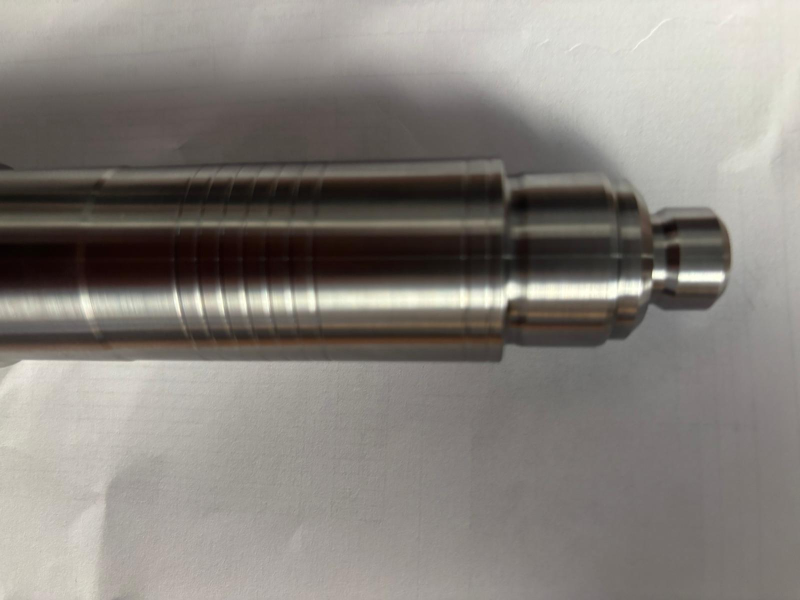
#> input picture uploads/23936ace4b6b4af680ef7d87af7ab1eb.jpg, 1600 x 1200 px (shown at 1/2 size)
$ python -i profile_extractor.py   (imports and definitions only)
#> lines starting #> are read from the running program, lines starting #| are printed output that depends on the picture; after the words box and inside, x2 and y2 are one past the last pixel; in counts of white or black regions, pixels touching at a corner belong together
#> further down, picture is the input picture: shape (1200, 1600, 3); mean B, G, R 124.7, 130.1, 134.8
"""
CNC Parça Ölçüm Sistemi — Profil Çıkarıcı
Parçanın silüetinden profil verisi (üst/alt kenar, çap profili) çıkarır.
"""

import cv2
import numpy as np
import scipy.ndimage as ndimage
import scipy.signal as signal
from typing import Dict, List, Tuple, Optional


def _subpixel_edge_1d(gray_col: np.ndarray, y: int, search_window: int = 3) -> float:
    """1D gradyan tabanlı parabolik interpolasyon ile alt-piksel (sub-pixel) kenar tespiti."""
    h = len(gray_col)
    if y < search_window + 1 or y >= h - search_window - 2:
        return float(y)

    # Arama penceresi içindeki gradyanları hesapla (mutlak değer)
    grads = []
    y_vals = range(y - search_window, y + search_window + 1)
    for i in y_vals:
        # Merkezi fark (Central difference)
        g = abs(float(gray_col[i+1]) - float(gray_col[i-1]))
        grads.append(g)

    max_idx = int(np.argmax(grads))
    best_y = y_vals[max_idx]

    # Sınırlara çok yakınsa interpolasyon yapma
    if max_idx == 0 or max_idx == len(grads) - 1:
        return float(best_y)

    g_minus = grads[max_idx - 1]
    g_zero = grads[max_idx]
    g_plus = grads[max_idx + 1]

    denom = g_minus - 2 * g_zero + g_plus
    if denom == 0:
        return float(best_y)

    delta = 0.5 * (g_minus - g_plus) / denom
    delta = max(-1.0, min(1.0, delta))

    return float(best_y) + delta


def _remove_outliers(edge_array: List[Optional[float]], window: int = 11, threshold: float = 2.0) -> List[Optional[float]]:
    """
    Komşu piksellere göre çok sapan (outlier) noktaları temizler.
    Median filtreden farkı: Sadece sapan noktaları değiştirir, diğerlerini korur.
    """
    if not edge_array or len(edge_array) < window:
        return edge_array

    result = list(edge_array)
    arr = np.array([x if x is not None else np.nan for x in edge_array], dtype=float)

    for i in range(len(arr)):
        if np.isnan(arr[i]):
            continue

        # Pencere sınırlarını belirle
        start = max(0, i - window // 2)
        end = min(len(arr), i + window // 2 + 1)

        # Komşuların medyanını bul
        neighbor_slice = arr[start:end]
        valid_neighbors = neighbor_slice[~np.isnan(neighbor_slice)]

        if len(valid_neighbors) < 3:
            continue

        med = np.median(valid_neighbors)

        # Eğer noktada büyük sapma varsa medyan ile değiştir (outlier temizliği)
        if abs(arr[i] - med) > threshold:
            result[i] = float(med)

    return result


def _savitzky_golay_smooth(edge_array: List[Optional[float]], window: int = 15, polyorder: int = 2) -> List[Optional[float]]:
    """
    Savitzky-Golay filtresi ile kenar profilini yumuşatır.
    Fiziksel geometriyi (köşeleri) Gaussian'dan daha iyi korur.
    """
    if not edge_array or len(edge_array) < window:
        return edge_array

    mask = [x is not None for x in edge_array]
    vals = np.array([x if x is not None else 0 for x in edge_array], dtype=float)

    # None değerleri civarındaki verilerle doldur (polinom fit için sürekli dizi lazım)
    # Basit bir interpolasyon (pad)
    for i in range(len(vals)):
        if not mask[i]:
            # En yakın geçerli değeri bul
            left = i - 1
            while left >= 0 and not mask[left]: left -= 1
            right = i + 1
            while right < len(vals) and not mask[right]: right += 1

            if left >= 0 and right < len(vals):
                vals[i] = (vals[left] + vals[right]) / 2.0
            elif left >= 0:
                vals[i] = vals[left]
            elif right < len(vals):
                vals[i] = vals[right]

    # Savitzky-Golay (hassas geometrik yumuşatma)
    window_choice = int(window)
    if window_choice % 2 == 0: window_choice += 1
    if window_choice >= len(vals): window_choice = len(vals) if len(vals) % 2 == 1 else len(vals) - 1

    if window_choice < 5: return edge_array

    smoothed = signal.savgol_filter(vals, window_choice, polyorder)

    result = []
    for i, exists in enumerate(mask):
        result.append(float(smoothed[i]) if exists else None)

    return result


def edge_stabilize(edge_array: List[Optional[float]]) -> List[Optional[float]]:
    """
    Stabilizasyon katmanı: Median + Outlier Temizliği + Savitzky-Golay
    Ani sıçramaları (jitter) ve gürültüyü ciddi oranda azaltır.
    """
    if not edge_array or len(edge_array) < 10:
        return edge_array

    # 1. Ham median filtre (kaba gürültü)
    mask = [x is not None for x in edge_array]
    clean_vals = np.array([x if x is not None else 0 for x in edge_array], dtype=float)
    med_smoothed = ndimage.median_filter(clean_vals, size=7)

    # None'ları geri koy
    stage1 = [float(med_smoothed[i]) if mask[i] else None for i in range(len(edge_array))]

    # 2. Outlier Temizliği (medyandan aşırı sapanları buda)
    stage2 = _remove_outliers(stage1, window=11, threshold=1.5)

    # 3. Savitzky-Golay (hassas geometrik yumuşatma)
    stage3 = _savitzky_golay_smooth(stage2, window=15, polyorder=2)

    return stage3


def extract_profile(image: np.ndarray, params: Optional[Dict] = None) -> Dict:
    """
    Görüntüdeki silindirik parçanın profilini çıkarır.

    Adımlar:
    1. Gri tonlama + Gaussian blur
    2. Otsu threshold ile binary maske
    3. Morfolojik temizleme
    4. En büyük konturu bul (parça)
    5. Her x koordinatında üst ve alt kenarı bul
    6. Çap profili oluştur

    Returns:
        Dict: {
            "top_edge": [...],      # Her x için üst kenar y değeri
            "bottom_edge": [...],   # Her x için alt kenar y değeri
            "diameter_px": [...],   # Her x için çap (piksel)
            "center_y": [...],      # Her x için merkez y
            "x_start": int,         # Profilin başladığı x
            "x_end": int,           # Profilin bittiği x
            "contour": np.ndarray,  # Ana kontur
            "mask": np.ndarray,     # Binary maske
        }
    """
    params = params or {}
    blur_ksize = params.get("blur_ksize", 7)  # Gürültüye karşı varsayılan blur'u artırdık
    morph_ksize = params.get("morph_ksize", 7) # Sınırların daha iyi birleşmesi için artırıldı
    min_contour_area = params.get("min_contour_area", 5000)

    # 1. Gri tonlama ve parlaklık analizi
    if len(image.shape) == 3:
        gray = cv2.cvtColor(image, cv2.COLOR_BGR2GRAY)
    else:
        gray = image.copy()

    mean_brightness = float(np.mean(gray))
#> mean_brightness = 130.9
    is_edge_map = mean_brightness < 40  # Kenar haritası tespit eşiği
#> is_edge_map = False

    if is_edge_map:
        # KENAR HARİTASI MODU (siyah zemin, beyaz çizgiler)
        # KRİTİK FIX: Kalibrasyon (detect_edges) ile AYNI algoritmayı kullanıyoruz
        # Böylece kalibrasyon ve ölçüm tutarlı sonuç verir

        # 1. Kernel boyutu - kalibrasyonla AYNI (morph_ksize + 2 YOK!)
        mk = morph_ksize if morph_ksize % 2 == 1 else morph_ksize + 1

        # 2. Dilate kullan - kalibrasyonla AYNI (GaussianBlur DEĞİL!)
        # app.py:437 ile tutarlı: cv2.dilate(gray, kernel, iterations=1)
        kernel = cv2.getStructuringElement(cv2.MORPH_RECT, (mk, mk))
        binary_dilated = cv2.dilate(gray, kernel, iterations=1)
        _, binary_edges = cv2.threshold(binary_dilated, 20, 255, cv2.THRESH_BINARY)

        # 3. İçi boş (sadece sınırları olan) haritadan solid maske üret
        h, w = binary_edges.shape
        solid_mask = np.zeros_like(binary_edges)
        for x in range(w):
            col = binary_edges[:, x]
            white_idx = np.where(col > 0)[0]
            if len(white_idx) > 0:
                y1 = white_idx[0]
                y2 = white_idx[-1]
                # En az birkaç piksel kalınlığında bir şekilse içini doldur
                if y2 - y1 > 5:
                    solid_mask[y1:y2+1, x] = 255

        # 4. Morfolojik temizleme - kalibrasyonla tutarlı (daha az agresif)
        # iterations=1 kullan (kalibrasyonda morfoloji yok)
        kernel2 = cv2.getStructuringElement(cv2.MORPH_RECT, (mk, mk))
        binary = cv2.morphologyEx(solid_mask, cv2.MORPH_CLOSE, kernel2, iterations=1)
        binary = cv2.morphologyEx(binary, cv2.MORPH_OPEN, kernel2, iterations=1)
    else:
        # NORMAL GÖRÜNTÜ MODU (Otsu Threshold ile solid maske)
        # Kernel boyutunu tek sayı yap - kalibrasyonla tutarlı
        blur_k = blur_ksize if blur_ksize % 2 == 1 else blur_ksize + 1
        mk = morph_ksize if morph_ksize % 2 == 1 else morph_ksize + 1

        blurred = cv2.GaussianBlur(gray, (blur_k, blur_k), 0)
        _, binary = cv2.threshold(blurred, 0, 255, cv2.THRESH_BINARY_INV + cv2.THRESH_OTSU)
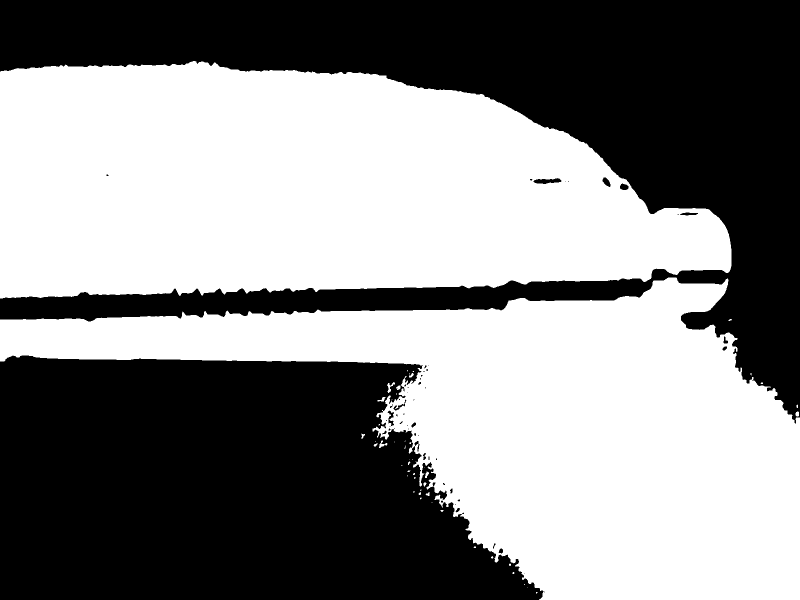
#> binary: shape (1200, 1600) (shown at 1/2 size); 53% white; 54 black regions (36 under 20 px), largest, box (x1, y1, x2, y2) and area: (0, 0, 1600, 847) 474965, (0, 711, 1087, 1200) 425795, (1067, 356, 1123, 368) 419
        kernel = cv2.getStructuringElement(cv2.MORPH_RECT, (mk, mk))
        binary = cv2.morphologyEx(binary, cv2.MORPH_CLOSE, kernel, iterations=2)
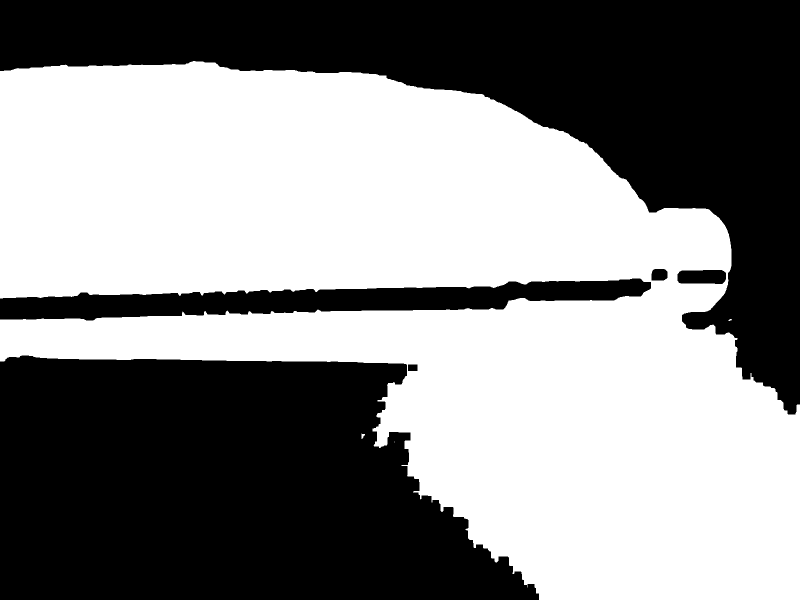
#> binary: shape (1200, 1600) (shown at 1/2 size); 53.5% white; 6 black regions, box (x1, y1, x2, y2) and area: (0, 711, 1078, 1200) 419369, (0, 0, 1600, 829) 413930, (0, 557, 1302, 641) 55648, (1355, 540, 1452, 568) 2495, (1303, 538, 1335, 561) 680, (816, 729, 835, 742) 247
        binary = cv2.morphologyEx(binary, cv2.MORPH_OPEN, kernel, iterations=1)
#> binary: shape (1200, 1600); 53.5% white; 4 black regions, box (x1, y1, x2, y2) and area: (0, 711, 1078, 1200) 420006, (0, 0, 1600, 829) 416618, (0, 557, 1302, 641) 55889, (1303, 538, 1335, 561) 680

        # Parlak/yansımalı yüzeylerde Otsu maskesi üst gövdeyi kaçırabildiği için
        # kenar destek haritası üret: kolon bazında maske çapı bariz kısa kalırsa
        # bu harita ile üst/alt kenarı düzelt.
        edge_blur = cv2.GaussianBlur(gray, (3, 3), 0)
        edge_support = cv2.Canny(edge_blur, 40, 120)
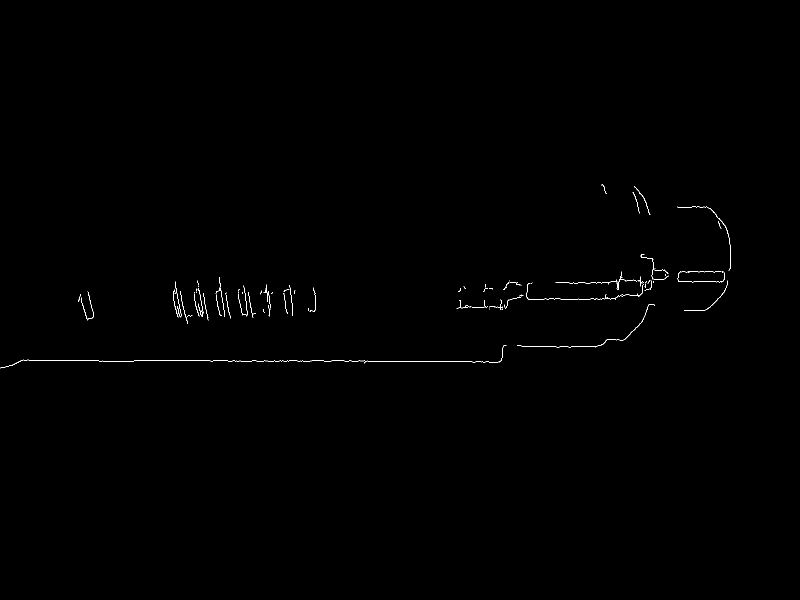
#> edge_support: shape (1200, 1600) (shown at 1/2 size); 0.25% white in thin lines or dots, all inside (x1, y1, x2, y2) = (0, 368, 1462, 737)
        edge_support = cv2.dilate(
            edge_support,
            cv2.getStructuringElement(cv2.MORPH_RECT, (3, 3)),
            iterations=1
        )
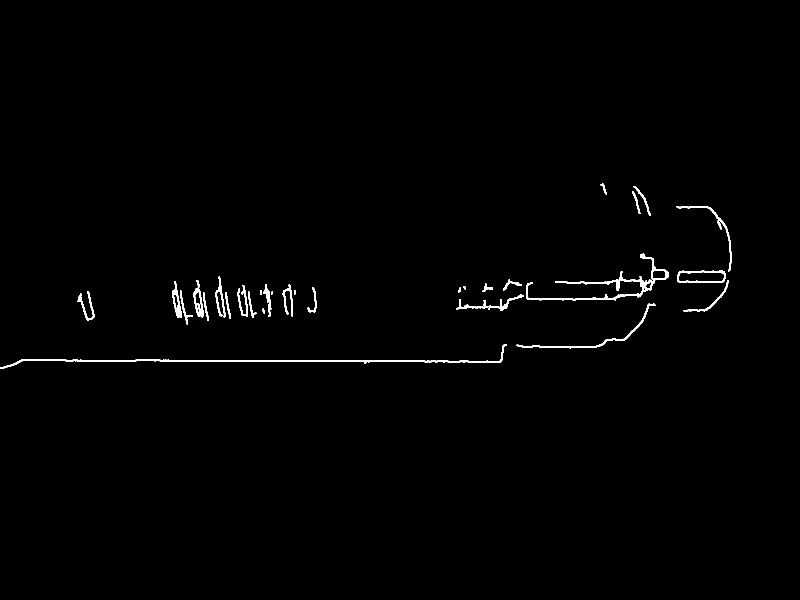
#> edge_support: shape (1200, 1600) (shown at 1/2 size); 0.81% white; 31 white regions

    # 4. Kontur bul
    contours, _ = cv2.findContours(binary, cv2.RETR_EXTERNAL, cv2.CHAIN_APPROX_SIMPLE)
#> contours = 1 contour; box (x1, y1, x2, y2) and area: (0, 123, 1600, 1200) 1023381
    if not contours:
        raise ValueError("Parça konturu bulunamadı. Görüntü kalitesini kontrol edin.")

    # Alan filtresini daha agresif yap (gürültüyü önlemek için)
    # Eğer kullanıcı 100 gibi çok küçük bir değer gönderirse bile
    # en büyük konturun %10'undan küçük olanları gürültü kabul et.
    all_areas = [cv2.contourArea(c) for c in contours]
#> all_areas = [1023381]
    max_area = max(all_areas)
#> max_area = 1023381
    dynamic_min_area = max(min_contour_area, max_area * 0.1)
#> dynamic_min_area = 102338.1

    valid_contours = [c for c in contours if cv2.contourArea(c) >= dynamic_min_area]
#> valid_contours has the same summary as contours
    if not valid_contours:
        # Fallback: Sadece en büyüğü al
        valid_contours = [max(contours, key=cv2.contourArea)]

    # Sadece en büyük konturu ve ona çok yakın olanları birleştir
    main_contour = max(valid_contours, key=cv2.contourArea)
#> main_contour = contour of 1247 points, box (x1, y1, x2, y2) (0, 123, 1600, 1200), area 1023381
    mask = np.zeros(gray.shape, dtype=np.uint8)

    # x_start tespiti için sadece ANA konturu kullan (Gürültüye karşı EN SAĞLAM yöntem)
    x_c, y_c, w_c, h_c = cv2.boundingRect(main_contour)
#> x_c = 0; y_c = 123; w_c = 1600; h_c = 1077
    x_start = x_c
#> x_start = 0

    # Maskeyi tüm geçerli konturlarla doldur (parça parçalanmışsa birleşsin diye)
    # Ama sadece ana kontura yakın olanları alabiliriz. Şimdilik hepsini çiziyoruz
    # çünkü x_start artık sadece ana kontura bağlı.
    cv2.drawContours(mask, valid_contours, -1, 255, cv2.FILLED)
#> mask: shape (1200, 1600); 53.5% white; 3 black regions, box (x1, y1, x2, y2) and area: (0, 711, 1078, 1200) 420006, (0, 0, 1600, 829) 416618, (0, 557, 1302, 641) 55889

    # Bounding box'ı maskeye göre güncelle (ama x_start'ı koru)
    cols_with_data = np.where(np.any(mask > 0, axis=0))[0]
#> cols_with_data = 1600 values from 0 to 1599
    rows_with_data = np.where(np.any(mask > 0, axis=1))[0]
#> rows_with_data = 1077 values from 123 to 1199

    # x_end'i maskeye göre bul
    x_end = int(cols_with_data[-1]) + 1
#> x_end = 1600
    y_start = int(rows_with_data[0])
#> y_start = 123
    y_end = int(rows_with_data[-1]) + 1
#> y_end = 1200
    bbox = (int(x_start), int(y_start), int(x_end - x_start), int(y_end - y_start))
#> bbox = (0, 123, 1600, 1077)

    # ROI Band Sınırlaması (Kullanıcı parametresi)
    # Sadece fiziksel parçanın olması gereken y aralığında kenar ara
    roi_y_min = params.get("roi_y_min", 0)
    roi_y_max = params.get("roi_y_max", gray.shape[0])

    top_edge: List[Optional[float]] = []
    bottom_edge: List[Optional[float]] = []
    diameter_px: List[float] = []
    center_y_list: List[Optional[float]] = []

    for x in range(x_start, x_end):
        # Kritik: Çapı kalibrasyonla aynı mantıkla ölç.
        # Kalibrasyonda bir kolondaki ilk/son beyaz piksel alınıyor.
        # Ölçümde de aynı yaklaşımı kullanıyoruz; kontur maskesi yalnızca x aralığını
        # belirlemek için kullanılıyor.
        if is_edge_map and 'binary_edges' in locals():
            col = binary_edges[:, x]
        else:
            col = binary[:, x]

        # ROI kısıtı uygula
        white_pixels = np.where((col > 0) & (np.arange(len(col)) >= roi_y_min) & (np.arange(len(col)) <= roi_y_max))[0]

        # Kaynak kolonda veri yoksa birleşik kontur maskesine fallback.
        if len(white_pixels) == 0:
            white_pixels = np.where(mask[:, x] > 0)[0]

        if len(white_pixels) == 0:
            top_edge.append(None)
            bottom_edge.append(None)
            diameter_px.append(0)
            center_y_list.append(None)
        else:
            top = int(white_pixels[0])
            bottom = int(white_pixels[-1])

            # Alt-piksel hassasiyeti (Sub-pixel refinement)
            top_sub = _subpixel_edge_1d(gray[:, x], top)
            bottom_sub = _subpixel_edge_1d(gray[:, x], bottom)

            top_edge.append(top_sub)
            bottom_edge.append(bottom_sub)
            diameter_px.append(bottom_sub - top_sub)
            center_y_list.append((top_sub + bottom_sub) / 2.0)
#> this loop made 1600 passes
#> (top, bottom, top_sub, bottom_sub) on passes 1 to 8: (142, 722, 141.5, 723.8), (142, 722, 142, 723.5), (142, 722, 141.8, 723), (142, 722, 142.2, 722.8), (142, 722, 142.2, 723), (142, 722, 142.5, 723.2), (142, 722, 143.2, 724.2), (142, 722, 143.1, 724.3)

    # 5. Profil Stabilizasyonu (Edge Stabilize Layer)
    # Gürültü ve titremeyi (jitter) önlemek için gelişmiş filtreleme uygulanır
    top_edge_smoothed = edge_stabilize(top_edge)
    bottom_edge_smoothed = edge_stabilize(bottom_edge)

    # Çap ve merkezi pürüzsüzleştirilmiş kenarlara göre yeniden hesapla
    diameter_px_smoothed = []
    center_y_smoothed = []
    for t, b in zip(top_edge_smoothed, bottom_edge_smoothed):
        if t is not None and b is not None:
            diameter_px_smoothed.append(b - t)
            center_y_smoothed.append((t + b) / 2.0)
        else:
            diameter_px_smoothed.append(0)
            center_y_smoothed.append(None)
#> this loop made 1600 passes
#> (t, b) on passes 1 to 3: (142.6, 722.8), (142.4, 723.4), (142.1, 723.8)

    return {
        "top_edge": top_edge_smoothed,
        "bottom_edge": bottom_edge_smoothed,
        "diameter_px": diameter_px_smoothed,
        "center_y": center_y_smoothed,
        # Ham (smoothing öncesi) kenarlar — fixed_x hassas ölçüm için
        "top_edge_raw": top_edge,
        "bottom_edge_raw": bottom_edge,
        "diameter_px_raw": diameter_px,
        "x_start": x_start,
        "x_end": x_end,
        "contour": main_contour,
        "mask": mask,
        "bbox": bbox,
    }


# [116 lines left out: function draw_profile_overlay, not called in this run]

>>> import cv2
>>> picture = cv2.imread('../uploads/23936ace4b6b4af680ef7d87af7ab1eb.jpg')
>>> result = extract_profile(picture)
